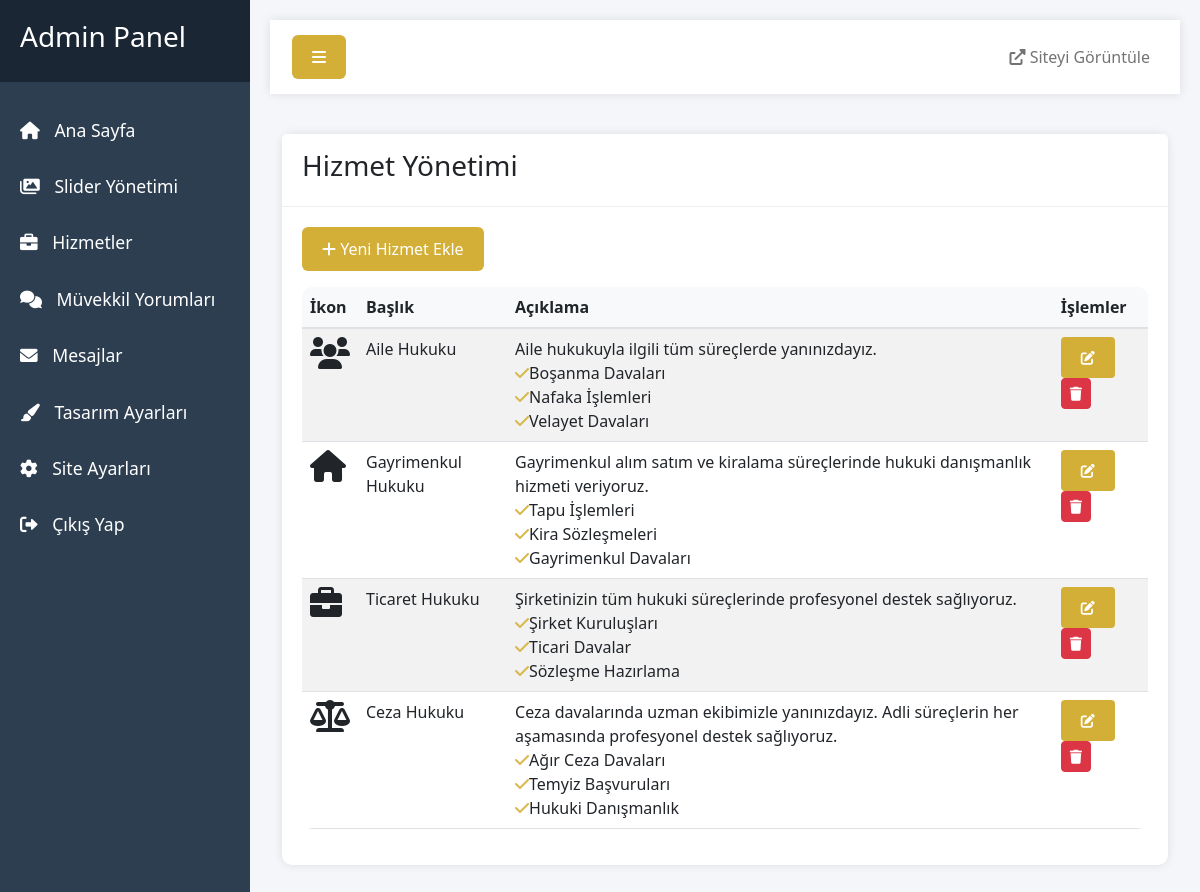
/admin/hizmetler.php (signed in), run on the app's committed database.
### tables this page shows
CREATE TABLE `hizmetler` (
  `id` int(11) NOT NULL,
  `baslik` varchar(255) NOT NULL,
  `aciklama` text NOT NULL,
  `ikon` varchar(100) NOT NULL,
  `created_at` timestamp NOT NULL DEFAULT CURRENT_TIMESTAMP
);

### admin/hizmetler.php (the view, shortened to what this page needs)
<?php
include '../includes/config.php';
include 'includes/header.php';
$hizmetler = $db->query("SELECT * FROM hizmetler ORDER BY id DESC")->fetchAll();
?>
<div class="container-fluid">
    <div class="row">
        <div class="col-md-12">
            <div class="card">
                <div class="card-header">
                    <h3 class="card-title">Hizmet Yönetimi</h3>
                </div>
                <div class="card-body">
                    <button type="button" class="btn btn-primary mb-3" data-bs-toggle="modal" data-bs-target="#hizmetEkle">
                        <i class="fas fa-plus"></i> Yeni Hizmet Ekle
                    </button>
                    <div class="table-responsive">
                        <table class="table table-striped">
                            <thead>
                                <tr>
                                    <th>İkon</th>
                                    <th>Başlık</th>
                                    <th>Açıklama</th>
                                    <th>İşlemler</th>
                                </tr>
                            </thead>
                            <tbody>
                                <?php foreach($hizmetler as $hizmet): ?>
                                <tr>
                                    <td><i class="<?php echo $hizmet['ikon']; ?> fa-2x"></i></td>
                                    <td><?php echo $hizmet['baslik']; ?></td>
                                    <td><?php echo $hizmet['aciklama']; ?></td>
                                    <td>
                                        <a href="hizmet-duzenle.php?id=<?php echo $hizmet['id']; ?>" class="btn btn-primary btn-sm">
                                            <i class="fas fa-edit"></i>
                                        </a>
                                        <button onclick="hizmetSil(<?php echo $hizmet['id']; ?>)" class="btn btn-danger btn-sm">
                                            <i class="fas fa-trash"></i>
                                        </button>
                                    </td>
                                </tr>
                                <?php endforeach; ?>
                            </tbody>
                        </table>
                    </div>
                </div>
            </div>
        </div>
    </div>
</div>
<?php include 'includes/footer.php'; ?>

### admin/css/admin.css (style rules this page uses)
body { font-family: 'Segoe UI', Tahoma, Geneva, Verdana, sans-serif; background: #f4f6f9; }
.card { border: none; border-radius: 10px; box-shadow: 0 0 10px rgba(0,0,0,0.1); margin-bottom: 20px; }
.card-header { background: #fff; border-bottom: 1px solid #eee; padding: 15px 20px; }
.card-body { padding: 20px; }
.btn-primary { background: #D4AF37; border: none; padding: 10px 20px; }
.table { background: #fff; border-radius: 10px; overflow: hidden; }
.table thead th { background: #f8f9fa; border-bottom: 2px solid #dee2e6; }

### data on the page
hizmetler: baslik "Aile Hukuku", aciklama "Aile hukukuyla ilgili tüm süreçlerde yanınızdayız. Boşanma Davaları Nafaka İşlemleri Velayet Davaları"
hizmetler: baslik "Gayrimenkul Hukuku", aciklama "Gayrimenkul alım satım ve kiralama süreçlerinde hukuki danışmanlık hizmeti veriyoruz. Tapu İşlemleri Kira Sözleşmeleri Gayrimenkul Davaları"
hizmetler: baslik "Ticaret Hukuku", aciklama "Şirketinizin tüm hukuki süreçlerinde profesyonel destek sağlıyoruz. Şirket Kuruluşları Ticari Davalar Sözleşme Hazırlama"
hizmetler: baslik "Ceza Hukuku", aciklama "Ceza davalarında uzman ekibimizle yanınızdayız. Adli süreçlerin her aşamasında profesyonel destek sağlıyoruz. Ağır Ceza Davaları Temyiz Başvuruları Hukuki Danışmanlık"
